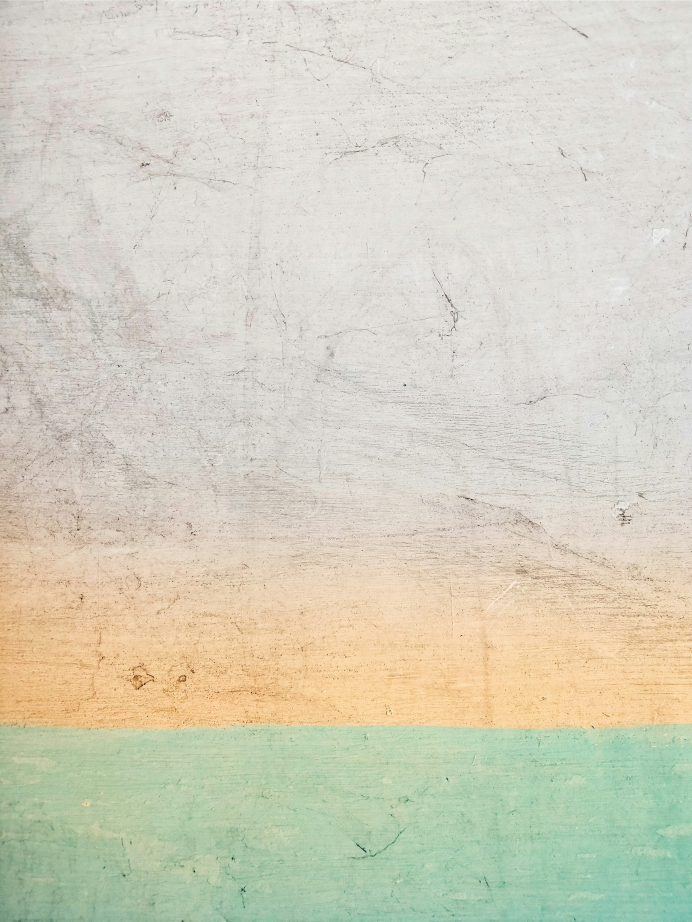
#> input picture bkg.jpg, 3456 x 4608 px (shown at 1/5 size)
$ python create_image.py
#> lines starting #> are read from the running program, lines starting #| are printed output that depends on the picture
from PIL import Image, ImageDraw, ImageFont
import random

# Function to create and save an image with multi-line texts and an additional image between them
def create_image(text1, text2, background_image_path='bkg.jpg', additional_image_path='image.jpg', output_path='output_image.png'):
    # Create a blank image with the background image resized to 800x800
#> called with text1 = 'Spiritual Monument in the Hills', background_image_path = 'bkg.jpg', additional_image_path = 'image.jpg', output_path = 'output_image.png'
    width, height = 800, 800
    background_image = Image.open(background_image_path)
#> background_image is the input picture: PIL image 3456x4608 RGB; mean R, G, B 211.1, 208.9, 190.8
    background_image = background_image.resize((width, height))
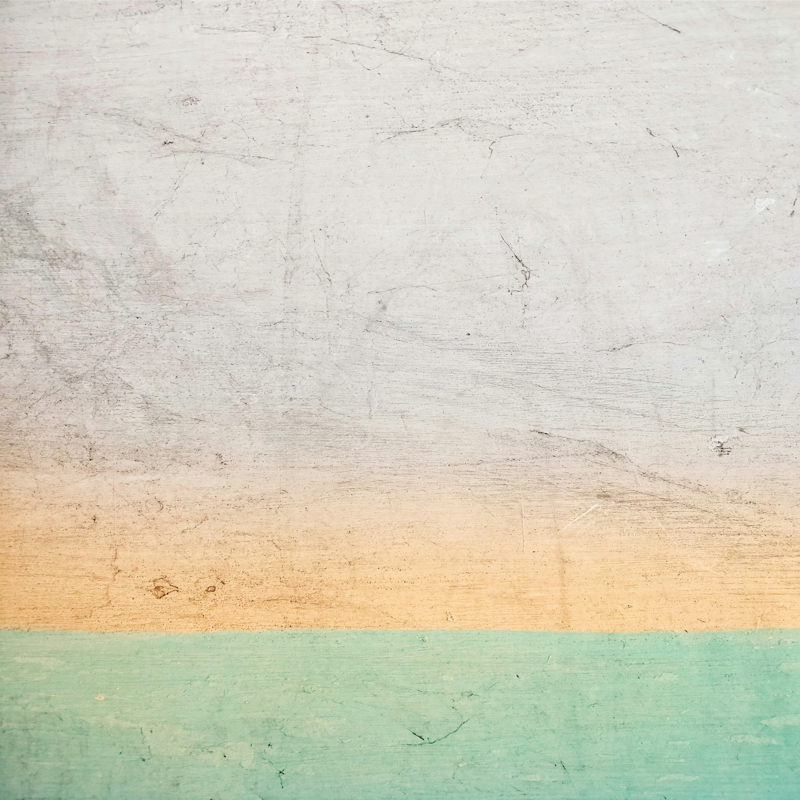
#> background_image: PIL image 800x800 RGB; mean R, G, B 211.1, 208.9, 190.8

    # Composite the background image with a blank image
    image = Image.new('RGB', (width, height))
#> image: PIL image 800x800 RGB; every value is 0
    image.paste(background_image, (0, 0))

    # Draw the texts
    draw = ImageDraw.Draw(image)

    # Load a TrueType font (make sure to specify a valid path to a TTF font file)
    font_path = "arial.ttf"  # Path to your .ttf font file
    font_size_large = 40
    font_size_small = 20
    try:
        font_large = ImageFont.truetype(font_path, font_size_large)
        font_small = ImageFont.truetype(font_path, font_size_small)
    except IOError:
        # Fallback to default font if the TTF font cannot be loaded
        font_large = ImageFont.load_default()
        font_small = ImageFont.load_default()

    # Text color and accents
    text_color = (43, 45, 66)  # Deep blue-gray
    border_color = (0, 119, 182)  # #0077b6
    accent_color = (205, 127, 50)  # Bronze
    red_color = (255, 0, 0)  # Red

    # Split text into lines
    def wrap_text(text, max_width, font):
#> called with text = 'Spiritual Monument in the Hills', max_width = 760
        lines = []
        words = text.split(' ')
        line = ''
        for word in words:
            test_line = f'{line} {word}'.strip()
            if draw.textbbox((0, 0), test_line, font=font)[2] > max_width:
                lines.append(line)
                line = word
            else:
                line = test_line
#> after the loop, lines = []
        lines.append(line)
        return lines

    # Wrap texts
    max_width = width - 40
    text1_lines = wrap_text(text1, max_width, font_large)
#> text1_lines = ['Spiritual Monument in the Hills']
    text2_lines = wrap_text(text2, max_width, font_small)
#> text2_lines = 3 items

    # Position for the texts and image
    top_padding = 20
    line_height_large = 40
    line_height_small = 20
    text1_height = len(text1_lines) * line_height_large
#> text1_height = 40
    text2_height = len(text2_lines) * line_height_small
#> text2_height = 60
    image_position = (20, top_padding + text1_height + 10)
#> image_position = (20, 70)
    image_height = height - text1_height - text2_height - 60  # Adjusted for new size
#> image_height = 640

    # Draw the first text
    for i, line in enumerate(text1_lines):
        draw.text(((width - draw.textbbox((0, 0), line, font=font_large)[2]) // 2, top_padding + i * line_height_large), line, fill=text_color, font=font_large)
#> this loop made 1 pass

    # Open and resize the additional image
    try:
        additional_image = Image.open(additional_image_path)
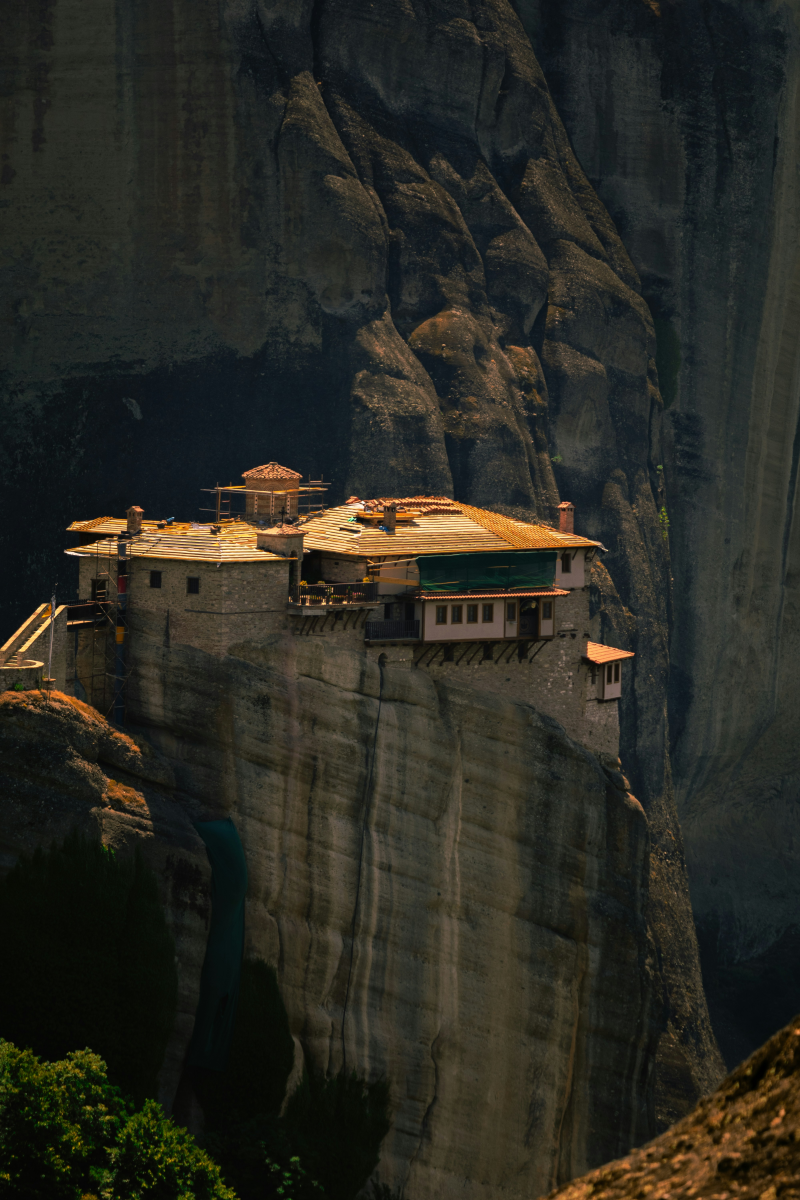
#> input picture image.jpg, 4000 x 6000 px (shown at 1/5 size)
#> additional_image is the input picture: PIL image 4000x6000 RGB; mean R, G, B 41.3, 41.2, 33.8
        additional_image = additional_image.resize((width - 40, image_height))
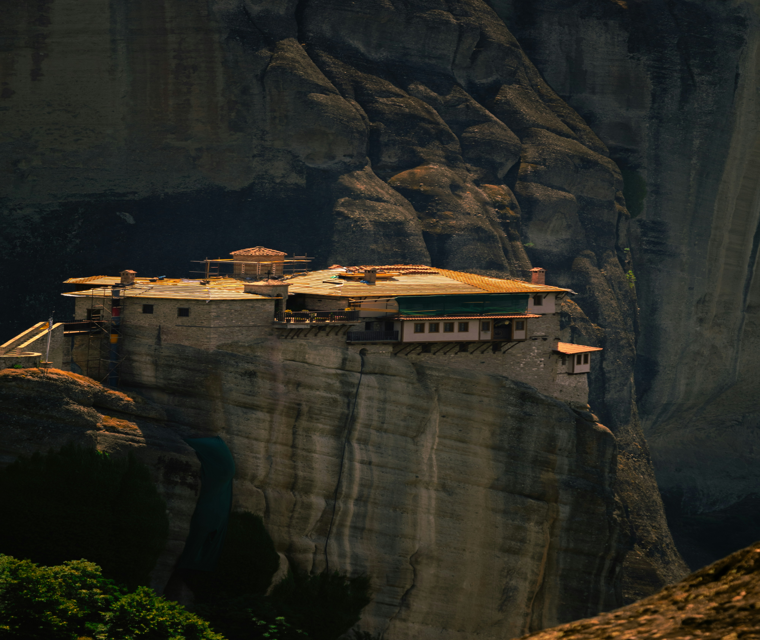
#> additional_image: PIL image 760x640 RGB; mean R, G, B 41.3, 41.2, 33.8
        # Crop the image if needed to fit within the designated area
        if additional_image.height > image_height:
            additional_image = additional_image.crop((0, additional_image.height - image_height, additional_image.width, additional_image.height))
        # Paste the image in the remaining area
        image.paste(additional_image, image_position)
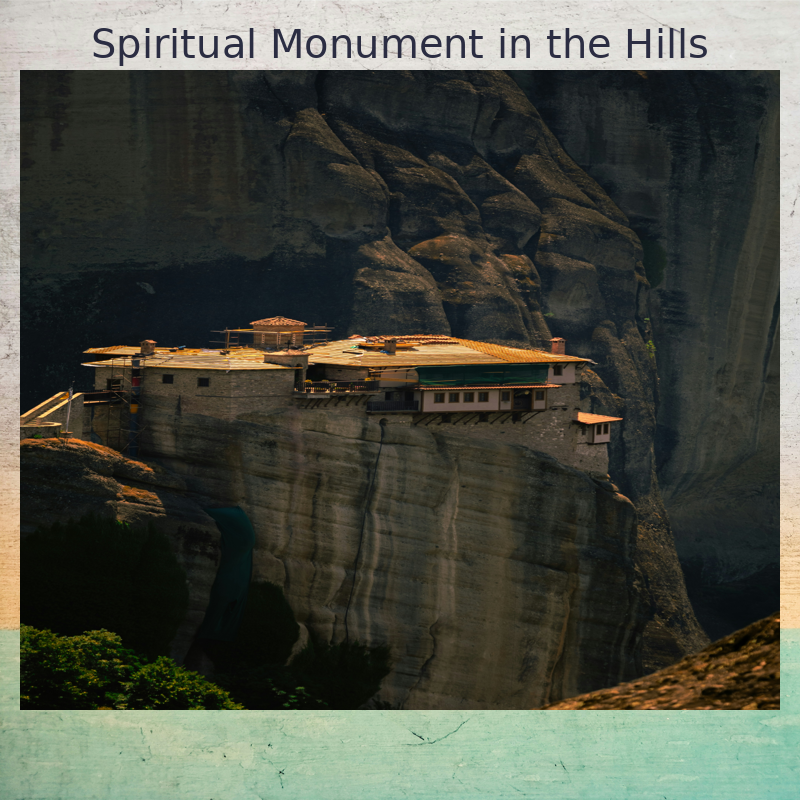
#> image: PIL image 800x800 RGB; mean R, G, B 75.9, 79.2, 69.3
    except FileNotFoundError:
        print(f"Image file {additional_image_path} not found. Skipping image.")

    # Draw the second text with random red words
    words = text2.split(' ')
    random_red_words = random.sample(words, max(1, len(words) // 5))  # Randomly choose about 20% of words

    current_x, current_y = 20, height - text2_height - 20
#> current_x = 20; current_y = 720
    for line in text2_lines:
        line_words = line.split(' ')
        for word in line_words:
            word_color = red_color if word in random_red_words else text_color
            draw.text((current_x, current_y), word, fill=word_color, font=font_small)
            current_x += draw.textbbox((0, 0), word, font=font_small)[2] + 5  # Add spacing between words
        current_y += line_height_small
        current_x = 20  # Reset x position for next line
#> this loop made 3 passes
#> current_y on passes 1 to 3: 740, 760, 780
#> after the loop, current_y = 780

    # Draw thin border
    border_thickness = 6
    # Adjust border position to ensure it fully covers the image edges
    draw.rectangle([0, 0, width - 1, height - 1], outline=border_color, width=border_thickness)

    # Save the final image
    image.save(output_path)
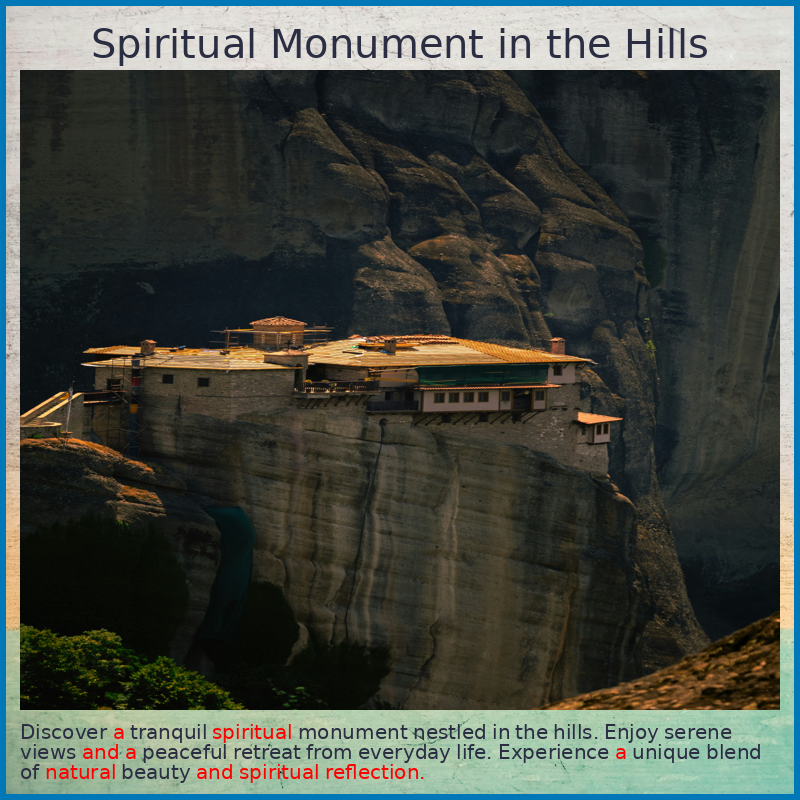
#> saved as output_image.png: PIL image 800x800 RGB; mean R, G, B 69.4, 74.8, 67.8
    print(f"Image saved as {output_path}")

# Example usage
text1 = "Spiritual Monument in the Hills"
text2 = "Discover a tranquil spiritual monument nestled in the hills. Enjoy serene views and a peaceful retreat from everyday life. Experience a unique blend of natural beauty and spiritual reflection."

create_image(text1, text2)
